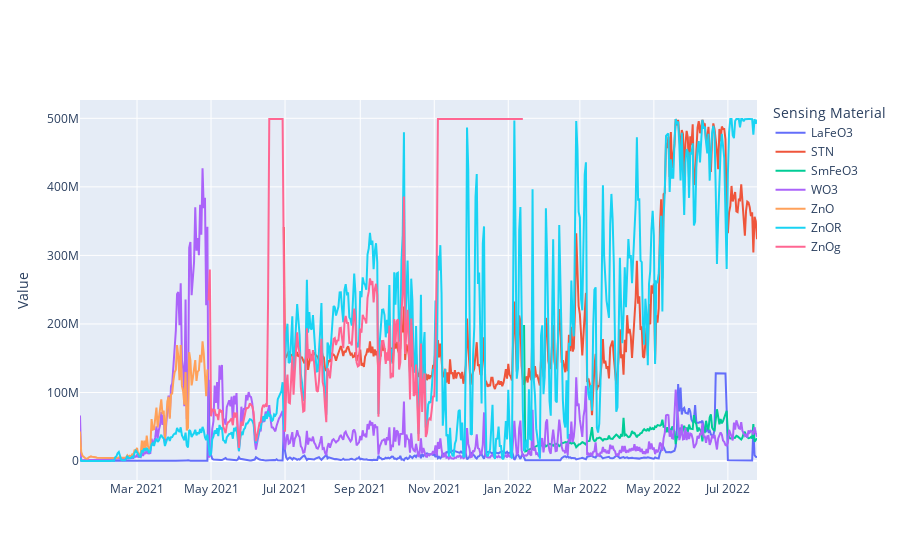

This figure's notebook cell:
### Code cell
#-----------------------------PLOTTING signal resistence---------------------big plot------------------------------------

import pandas as pd
import numpy as np
import plotly.express as px
from matplotlib import pyplot as plt
import seaborn as sns
from plotly.subplots import make_subplots
import plotly.graph_objects as go

#----------------INPUT---------------
SensingMaterial = "LaFeO3"
Anno = "2021"
plot_width = 800
plot_height = 400


#------------IMPORT---------
dfFBK1 = pd.read_csv('FBK data/appa1_new.csv', encoding='windows-1252')
dfFBK1.ts = pd.to_datetime(dfFBK1.ts)

#------------SETTING FILTER-------------------------
DataInizioAnno = Anno + "-01-01" #OPTIONAL
DataFineAnno = Anno + "-12-31"

#SETTING UP DF
dfFBK1 = dfFBK1.dropna()
dfFBK1=dfFBK1.drop(dfFBK1.columns[[8,9,10,11,12,13]], axis=1)
dfFBK1["signal_res"] = dfFBK1["signal_res"].astype(float)
dfFBK1["heater_res"] = dfFBK1["heater_res"].astype(float)
dfFBK1["heater_V"] = dfFBK1["heater_V"].astype(float)
dfFBK1["T"] = dfFBK1["T"].astype(float)
dfFBK1["RH"] = dfFBK1["RH"].astype(float)
dfFBK1["P"] = dfFBK1["P"].astype(float)
dfFBK1["T"] = dfFBK1["T"].astype(float)

dfFBK1 = dfFBK1.drop_duplicates(['sensing_,material','ts'])
dfFBK1['Data'] = pd.to_datetime(dfFBK1.ts.dt.date)
dfFBK1['Ora'] = str(dfFBK1.ts.dt.time)

dfFBK1ResV = dfFBK1.drop(dfFBK1.columns[[5,6,7]], axis=1) #drop Temperature, humidity, pressure
dfFBK1ResV = dfFBK1ResV.groupby(["Data", "sensing_,material"]).mean()
dfFBK1ResV = dfFBK1ResV.reset_index()

dfFBK1ResV["Data"] = pd.to_datetime(dfFBK1ResV["Data"])
dfFBK1ResV = dfFBK1ResV.drop(dfFBK1.columns[[3,4]], axis=1)  #1 index = Data, 2index = sensing material, 3index = signal_res, 4index = heater_res, 5index = heater_V

#dfFBK1Sens = dfFBK1ResV[dfFBK1ResV["sensing_,material"] == SensingMaterial]

#--------------------------FILTERING STUFF -----------------------------------------
#dfFBK1Sens = dfFBK1TPH[dfFBK1TPH["sensing_,material"] == SensingMaterial]

#dfFBK1TPH = dfFBK1TPH[DataInizioAnno <= dfFBK1TPH.Data]
#dfFBK1TPH = dfFBK1TPH[dfFBK1TPH.Data <= DataFineAnno]
#----------------------------------------------------------------------------------

fig = go.Figure()
for SensingMaterial, group in dfFBK1ResV.groupby("sensing_,material"):
    fig.add_trace(go.Scatter(
        x = dfFBK1ResV[
            dfFBK1ResV["sensing_,material"] == SensingMaterial
        ]["Data"],
        y = dfFBK1ResV[
            dfFBK1ResV["sensing_,material"] == SensingMaterial
        ]["signal_res"],
        name=SensingMaterial)
    )

fig.update_layout(legend_title_text = "Sensing Material")
fig.update_yaxes(title_text="Value")
fig.show()

### Figure 1 — Plotly figure (JSON) as saved in the notebook; plotly's stock layout.template omitted (floating-point values rounded to 4 significant figures; data arrays with more than 128 entries replaced by an {"elided": "..."} marker saying what was removed)
{"data": [{"name": "LaFeO3", "type": "scatter", "x": {"elided": "559 str values"}, "y": {"elided": "559 float values"}}, {"name": "STN", "type": "scatter", "x": {"elided": "391 str values"}, "y": {"elided": "391 float values"}}, {"name": "SmFeO3", "type": "scatter", "x": {"elided": "193 str values"}, "y": {"elided": "193 float values"}}, {"name": "WO3", "type": "scatter", "x": {"elided": "559 str values"}, "y": {"elided": "559 float values"}}, {"name": "ZnO", "type": "scatter", "x": ["2021-01-13T00:00:00", "2021-01-14T00:00:00", "2021-01-15T00:00:00", "2021-01-16T00:00:00", "2021-01-17T00:00:00", "2021-01-18T00:00:00", "2021-01-19T00:00:00", "2021-01-20T00:00:00", "2021-01-21T00:00:00", "2021-01-22T00:00:00", "2021-01-23T00:00:00", "2021-01-24T00:00:00", "2021-01-25T00:00:00", "2021-01-26T00:00:00", "2021-01-27T00:00:00", "2021-01-28T00:00:00", "2021-01-29T00:00:00", "2021-01-30T00:00:00", "2021-01-31T00:00:00", "2021-02-01T00:00:00", "2021-02-02T00:00:00", "2021-02-03T00:00:00", "2021-02-04T00:00:00", "2021-02-05T00:00:00", "2021-02-06T00:00:00", "2021-02-07T00:00:00", "2021-02-08T00:00:00", "2021-02-09T00:00:00", "2021-02-10T00:00:00", "2021-02-11T00:00:00", "2021-02-12T00:00:00", "2021-02-13T00:00:00", "2021-02-14T00:00:00", "2021-02-15T00:00:00", "2021-02-16T00:00:00", "2021-02-17T00:00:00", "2021-02-18T00:00:00", "2021-02-19T00:00:00", "2021-02-20T00:00:00", "2021-02-21T00:00:00", "2021-02-22T00:00:00", "2021-02-23T00:00:00", "2021-02-24T00:00:00", "2021-02-25T00:00:00", "2021-02-26T00:00:00", "2021-02-27T00:00:00", "2021-02-28T00:00:00", "2021-03-01T00:00:00", "2021-03-02T00:00:00", "2021-03-03T00:00:00", "2021-03-04T00:00:00", "2021-03-05T00:00:00", "2021-03-06T00:00:00", "2021-03-07T00:00:00", "2021-03-08T00:00:00", "2021-03-09T00:00:00", "2021-03-10T00:00:00", "2021-03-11T00:00:00", "2021-03-12T00:00:00", "2021-03-13T00:00:00", "2021-03-14T00:00:00", "2021-03-15T00:00:00", "2021-03-16T00:00:00", "2021-03-17T00:00:00", "2021-03-18T00:00:00", "2021-03-19T00:00:00", "2021-03-20T00:00:00", "2021-03-21T00:00:00", "2021-03-22T00:00:00", "2021-03-23T00:00:00", "2021-03-24T00:00:00", "2021-03-25T00:00:00", "2021-03-26T00:00:00", "2021-03-27T00:00:00", "2021-03-28T00:00:00", "2021-03-29T00:00:00", "2021-03-30T00:00:00", "2021-03-31T00:00:00", "2021-04-01T00:00:00", "2021-04-02T00:00:00", "2021-04-03T00:00:00", "2021-04-04T00:00:00", "2021-04-05T00:00:00", "2021-04-06T00:00:00", "2021-04-07T00:00:00", "2021-04-08T00:00:00", "2021-04-09T00:00:00", "2021-04-10T00:00:00", "2021-04-11T00:00:00", "2021-04-12T00:00:00", "2021-04-13T00:00:00", "2021-04-14T00:00:00", "2021-04-15T00:00:00", "2021-04-16T00:00:00", "2021-04-17T00:00:00", "2021-04-18T00:00:00", "2021-04-19T00:00:00", "2021-04-20T00:00:00", "2021-04-21T00:00:00", "2021-04-22T00:00:00", "2021-04-23T00:00:00", "2021-04-24T00:00:00", "2021-04-25T00:00:00", "2021-04-26T00:00:00", "2021-04-27T00:00:00", "2021-04-28T00:00:00"], "y": [43170000.0, 13390000.0, 7876000.0, 5953000.0, 4679000.0, 3933000.0, 3378000.0, 4858000.0, 6098000.0, 6710000.0, 6246000.0, 6234000.0, 5301000.0, 5524000.0, 4958000.0, 4960000.0, 4599000.0, 4871000.0, 4791000.0, 4965000.0, 4643000.0, 4805000.0, 4404000.0, 4572000.0, 4073000.0, 5000000.0, 4359000.0, 4562000.0, 4064000.0, 4716000.0, 4030000.0, 4591000.0, 5357000.0, 5899000.0, 4697000.0, 4889000.0, 4773000.0, 5238000.0, 5250000.0, 8364000.0, 5805000.0, 7792000.0, 6788000.0, 9723000.0, 7655000.0, 16470000.0, 14820000.0, 19080000.0, 9902000.0, 10630000.0, 8901000.0, 29800000.0, 12460000.0, 29860000.0, 17780000.0, 37150000.0, 21600000.0, 18140000.0, 20630000.0, 61100000.0, 45730000.0, 46360000.0, 63670000.0, 78090000.0, 49190000.0, 64130000.0, 84350000.0, 90100000.0, 68320000.0, 73650000.0, 32160000.0, 70980000.0, 87000000.0, 93840000.0, 61630000.0, 96770000.0, 98650000.0, 117500000.0, 129500000.0, 133100000.0, 169200000.0, 153100000.0, 117800000.0, 169300000.0, 109600000.0, 102000000.0, 82150000.0, 129800000.0, 44690000.0, 48690000.0, 158800000.0, 146900000.0, 110300000.0, 121100000.0, 137200000.0, 147300000.0, 116800000.0, 130400000.0, 132300000.0, 155000000.0, 143900000.0, 174700000.0, 157300000.0, 118500000.0, 94500000.0, 133500000.0]}, {"name": "ZnOR", "type": "scatter", "x": {"elided": "559 str values"}, "y": {"elided": "559 float values"}}, {"name": "ZnOg", "type": "scatter", "x": {"elided": "260 str values"}, "y": {"elided": "260 float values"}}], "layout": {"legend": {"title": {"text": "Sensing Material"}}, "yaxis": {"title": {"text": "Value"}}}}
